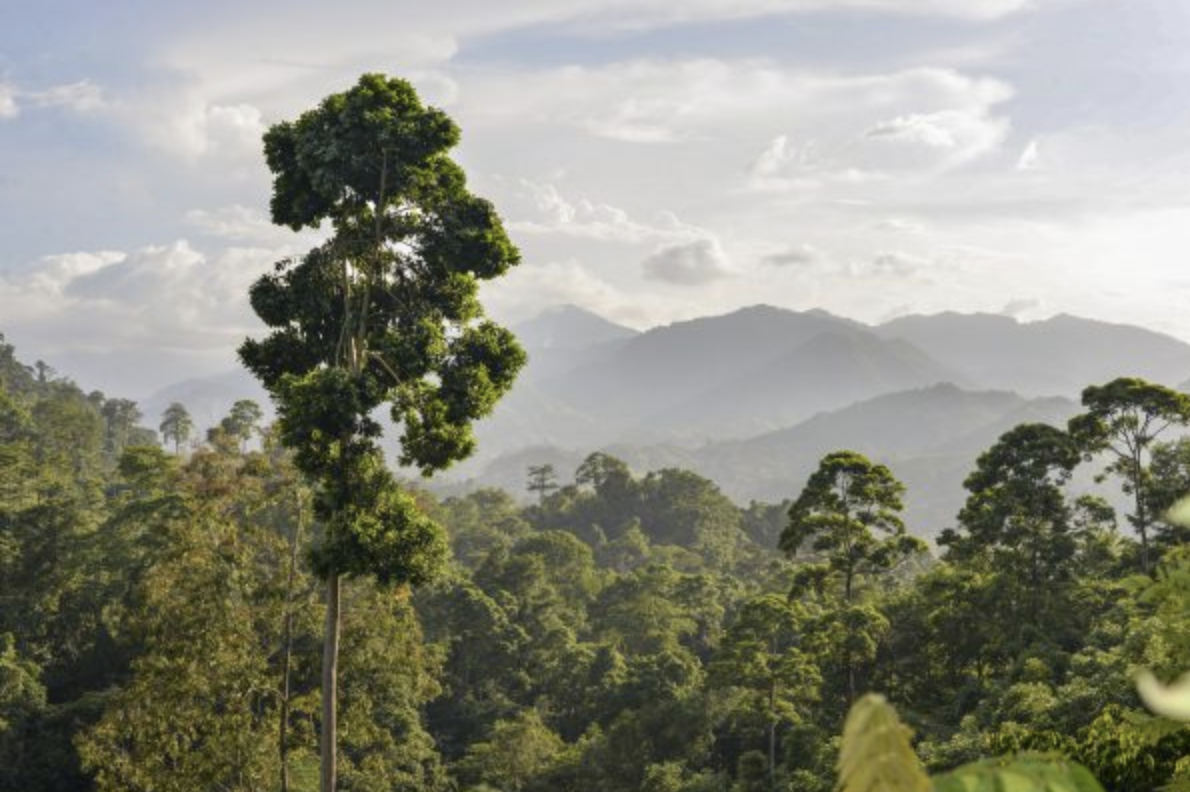
#> input picture SIP/ass1/Images/tree.png, 1190 x 792 px, found by its file name
$ python main1.py
#> lines starting #> are read from the running program, lines starting #| are printed output that depends on the picture
#!/usr/bin/env python3
# -*- coding: utf-8 -*-
"""
Created on Wed Feb  6 13:12:17 2019

@author: luise
"""

"""
###############################################################################
          ASSIGNMENT 1
###############################################################################


#import other files
import Q1
import Q2
import Q3
"""
#import packagespath = image_path + 'AT3_1m4_01.png'
import os #path

import time
import matplotlib.pyplot as plt
import skimage.io as ski
from skimage.io import imread
from pylab import ginput
import numpy as np
from skimage.color import rgba2rgb
import numpy.random as npr
from skimage import img_as_ubyte
from skimage.color import rgb2hsv
from skimage import img_as_uint
from skimage.transform import resize
script_path = os.getcwd().split('\\')[-1]
save_path = script_path +'/images/'
image_path = script_path +'/images/Test_Images_export/'


## Exercise 1 -----------------------------------------------------------------

#Q1.black_pixel(".")


## Exercise 2 -----------------------------------------------------------------

#Q2.bit_slicing1(image_path + 'bigben.png', save_path)


## Exercise 3 -----------------------------------------------------------------

#Q3.HSV("../Images/" + 'peppers.png')


## Exercise 6 -----------------------------------------------------------------
"""
Q6.resize_exp(image_path + 'brasil.JPG', save_path)
"""

## Exercise 9 -----------------------------------------------------------------
arr_path = ["Images/AT3_1m4_0" + str(i) + ".tif" for i in range(1, 10)]
arr_path += ['Images/AT3_1m4_10.tif']
def motion(arr_path):
  plt.figure()
  number = len(arr_path)
  for i in range(number-1):
    img1 = imread(arr_path[i])
    img2 = imread(arr_path[i+1])
    img = img_as_uint(np.abs(img1.astype('int16') - img2))
    plt.subplot(3,3,i+1)
    plt.imshow(img, cmap = 'gray')
    plt.axis('off')
  plt.show()

#motion(arr_path)


def resize_exp(path):

  I = imread(path)
  I = rgba2rgb(I)
  height = I.shape[0]
  length = I.shape[1]
  plt.subplot(2, 2, 1)
  plt.imshow(I)
  plt.axis('off')
  plt.title('orginal: (%i, %i)' %(height, length))

  I1 = resize(I, (np.floor(0.5*height), np.floor(0.5*length), 3))
  print(I.shape)
  print(I1.shape)
  print(type(I))
  print(type(I1))
  plt.subplot(2, 2, 2)
  plt.imshow(I1)
  plt.axis('off')
  plt.title('resize: 0.5')
  I2 = resize(I, (np.floor(0.2*height), np.floor(0.2*length), 3))
  plt.subplot(2, 2, 3)
  plt.imshow(I2)
  plt.axis('off')
  plt.title('resize: 0.2')

  I3 = resize(I, (np.floor(0.1*height), np.floor(0.1*length), 3))
  plt.subplot(2, 2, 4)
  plt.imshow(I3)
  plt.axis('off')
  plt.title('resize: 0.1')


def enlarge(img):

  height = img.shape[0]
  length = img.shape[1]
  factor = 5
  plt.subplot(2, 4, 1)#, sharex=True, sharey=True)
  plt.imshow(img)
  plt.axis('off')
  plt.title('orginal', fontsize = 12)

  location = [2, 3, 4, 6, 7, 8]

  for inter in range(6):
    time1 = time.time()*1000
    I1 = resize(img, (height*factor, length*factor, 3), order = inter)
    time2 = time.time()*1000
    diff = time2 - time1
    plt.subplot(2, 4, location[inter])
    plt.imshow(I1)
    plt.axis('off')
    plt.title('order: %i\n time: %.2fs' %(inter, diff), fontsize = 10)
  plt.show()

I = imread('Images/tree.png')
#> I is the input picture: shape (792, 1190, 4); mean R, G, B, A 139.3, 140.3, 127.1, 255
I = rgba2rgb(I)
#> I: shape (792, 1190, 3) float64
img = resize(I, (np.floor(0.2*I.shape[0]), np.floor(0.2*I.shape[1]), 3))
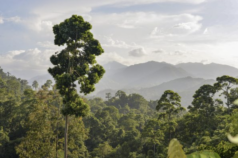
#> img: shape (158, 238, 3) float64; mean R, G, B 0.546, 0.55, 0.498

resize_exp('Images/tree.png')
#| (792, 1190, 3)
#| (396, 595, 3)
#| <class 'numpy.ndarray'>
#| <class 'numpy.ndarray'>
#> in resize_exp, `I3 = resize(I, (np.floor(0.1*height), np.floor(0.1*length), 3))`:
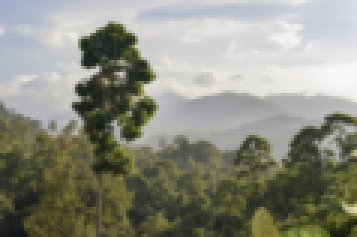
#> I3: shape (79, 119, 3) float64 (shown 3 times larger); mean R, G, B 0.546, 0.55, 0.499
enlarge(img)
#> in enlarge, `plt.show()`:
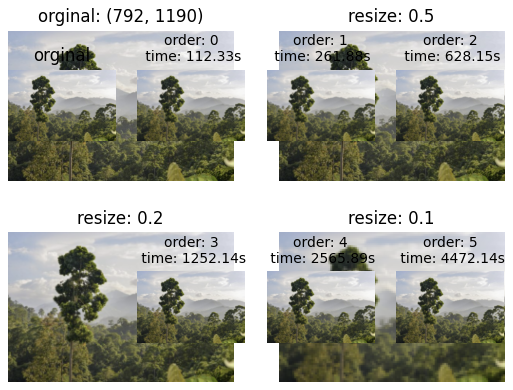
#> figure drawn by matplotlib, 11 panels
